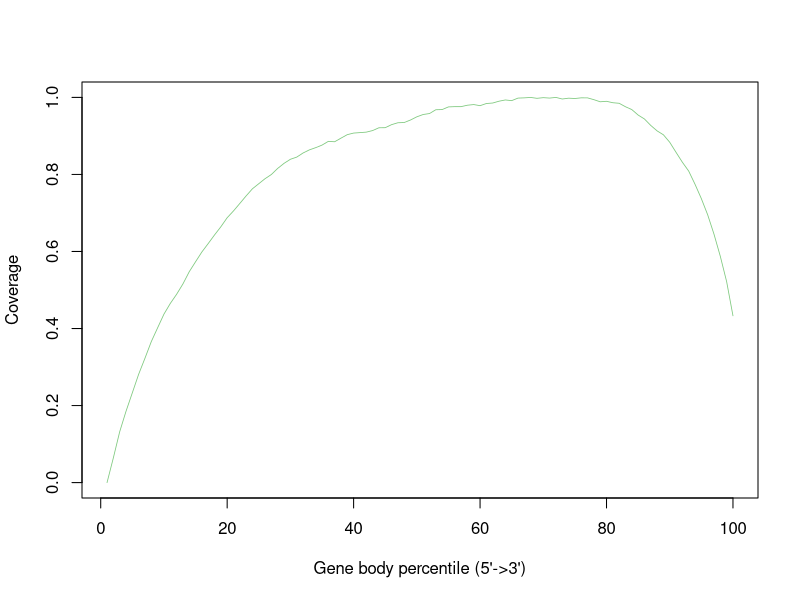

Write the R code that produced this figure.
SRR11647688.sorted <- c(0.0,0.0643097512953183,0.13192938054855013,0.185071177837257,0.23310080142337836,0.2812419832389112,0.32293669308344924,0.3660185070107449,0.40182846078781753,0.4373036209446413,0.46496887251855784,0.4888011831356782,0.5156712552619983,0.5474345472525812,0.5732909618210394,0.5987456240451989,0.6205714326490976,0.6429211367759791,0.6641186275483414,0.6876513484214452,0.705275170028181,0.724687015537873,0.7443178148858877,0.7628402867926593,0.7759606287459868,0.7890645580813411,0.7999626553475104,0.8158473341091665,0.8288615887057402,0.8394008680847723,0.8449894834366357,0.855677308901526,0.8637631397576047,0.869541332740259,0.87614431924207,0.8858951982983208,0.88489236355376,0.8942257912398246,0.9032981631545052,0.9074281962830177,0.9086008659439961,0.909833239476152,0.9138992871809724,0.9211818512124822,0.921416860872735,0.9292355704247003,0.9341962247410701,0.9348447610150372,0.9413348810352794,0.9496243234998362,0.9556163562441984,0.9581164261167567,0.967972084277604,0.968452212819325,0.9753522914928525,0.9760263981498936,0.9760649321225261,0.9797342226276482,0.9814104504371644,0.9785292034587808,0.9841461246300471,0.985443910770067,0.9901691986301411,0.9933850013647448,0.991618266292348,0.9982203013380446,0.9988505220818098,0.9999348252561647,0.9976307553431694,0.9993544370263904,0.998262760067149,1.0,0.9958453479445277,0.9979982552673502,0.9971308840870748,0.9988951215871715,0.998773573068559,0.9941416468397087,0.9886563834082704,0.9898885190763977,0.9862055513896314,0.9847392385853513,0.9757633205342664,0.9683892977837614,0.9542395992466847,0.9439799290332671,0.9272186023942204,0.9131044645294187,0.9029426753637685,0.8835110871397029,0.857317143514667,0.8316629133705155,0.8086694302502389,0.7744664858503609,0.7371644110219054,0.6952525313192593,0.6449199082082714,0.5874031967736123,0.5216788681002336,0.4330896218140343)


pdf("prefix.geneBodyCoverage.curves.pdf")
x=1:100
icolor = colorRampPalette(c("#7fc97f","#beaed4","#fdc086","#ffff99","#386cb0","#f0027f"))(1)
plot(x,SRR11647688.sorted,type='l',xlab="Gene body percentile (5'->3')", ylab="Coverage",lwd=0.8,col=icolor[1])
dev.off()
